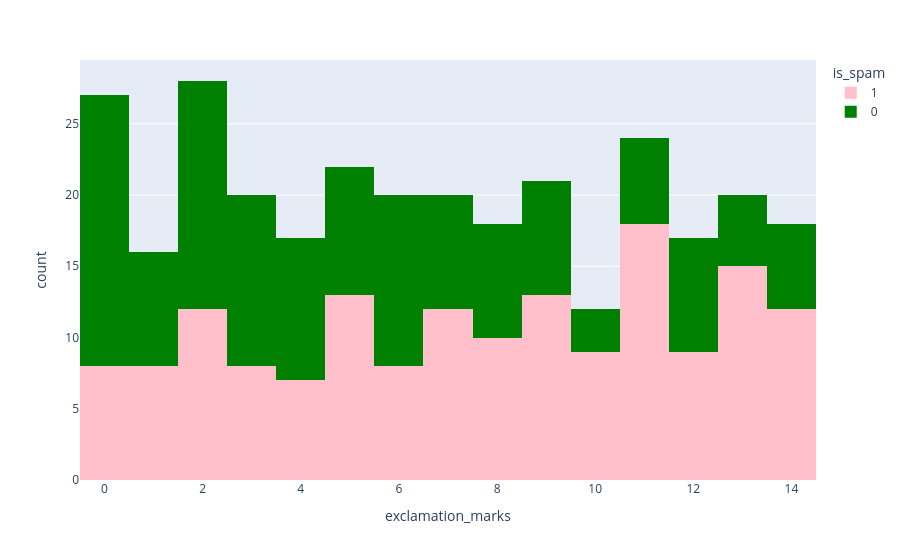

Notebook source saved alongside this figure:
### Code cell
px.histogram(data_frame=df, x='exclamation_marks', color='is_spam',color_discrete_sequence=['pink', 'green'])

### Figure 1 — Plotly figure (JSON) as saved in the notebook; plotly's stock layout.template omitted (floating-point values rounded to 4 significant figures; data arrays with more than 128 entries replaced by an {"elided": "..."} marker saying what was removed)
{"data": [{"bingroup": "x", "hovertemplate": "is_spam=1<br>exclamation_marks=%{x}<br>count=%{y}<extra></extra>", "legendgroup": "1", "marker": {"color": "pink", "pattern": {"shape": ""}}, "name": "1", "orientation": "v", "showlegend": true, "type": "histogram", "x": {"elided": "162 int values"}, "xaxis": "x", "yaxis": "y"}, {"bingroup": "x", "hovertemplate": "is_spam=0<br>exclamation_marks=%{x}<br>count=%{y}<extra></extra>", "legendgroup": "0", "marker": {"color": "green", "pattern": {"shape": ""}}, "name": "0", "orientation": "v", "showlegend": true, "type": "histogram", "x": {"elided": "138 int values"}, "xaxis": "x", "yaxis": "y"}], "layout": {"barmode": "relative", "legend": {"title": {"text": "is_spam"}, "tracegroupgap": 0}, "margin": {"t": 60}, "xaxis": {"anchor": "y", "domain": [0, 1], "title": {"text": "exclamation_marks"}}, "yaxis": {"anchor": "x", "domain": [0, 1], "title": {"text": "count"}}}}
